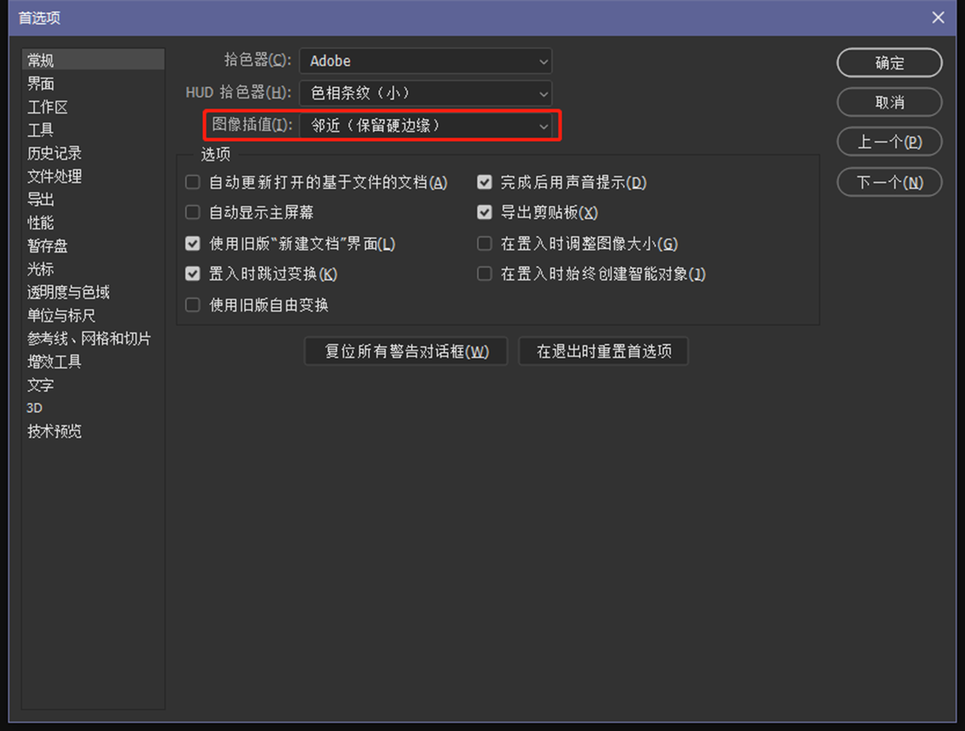
#> input picture Images/image.png, 965 x 731 px, shrunk from 1302 x 986 before the run, given in place of image.jpg, which was not available
$ python addTransparentBorder.py
#> lines starting #> are read from the running program, lines starting #| are printed output that depends on the picture

from PIL import Image
def add_border_if_needed(image_path, border_color=(255, 255, 255)):
#> called with image_path = 'path/to/your/image.jpg', border_color = (255, 255, 255)
    img = Image.open(image_path)
#> img is the input picture: PIL image 965x731 RGBA; mean R, G, B, A 55.6, 55.1, 57.6, 255
    width, height = img.size
#> width = 965; height = 731
    corners = [img.getpixel((0, 0)), img.getpixel((width-1, 0)), img.getpixel((0, height-1)), img.getpixel((width-1, height-1))]
#> corners = [(16, 16, 16, 255), (15, 15, 15, 255), (16, 16, 16, 255), (15, 15, 15, 255)]
    if all(corner == border_color for corner in corners):
        print("Image already has a border. No changes made.")
        return

    new_img = Image.new("RGB", (width+2, height+2), border_color)
#> new_img: PIL image 967x733 RGB; every value is 255
    new_img.paste(img, (1, 1))
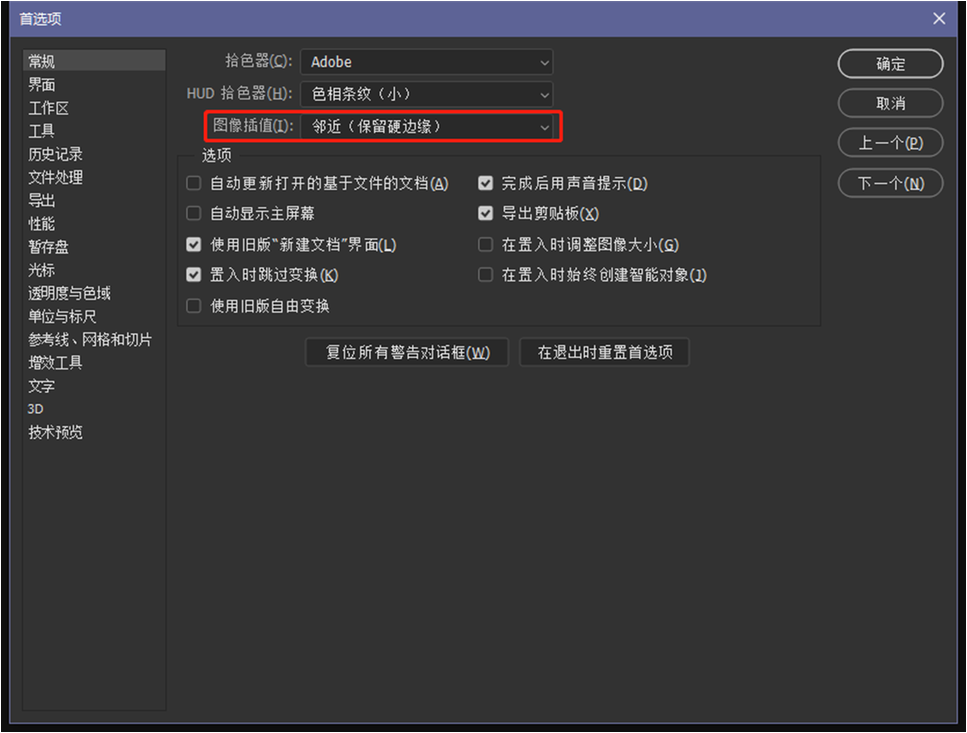
#> new_img: PIL image 967x733 RGB; mean R, G, B 56.5, 56, 58.6
    new_image_path = "bordered_" + image_path
    new_img.save(new_image_path)
    print(f"Image saved with border as {new_image_path}")
image_path = "path/to/your/image.jpg"
add_border_if_needed(image_path)

$ run again, with Images/envConfigs-1.png copied over Images/image.png
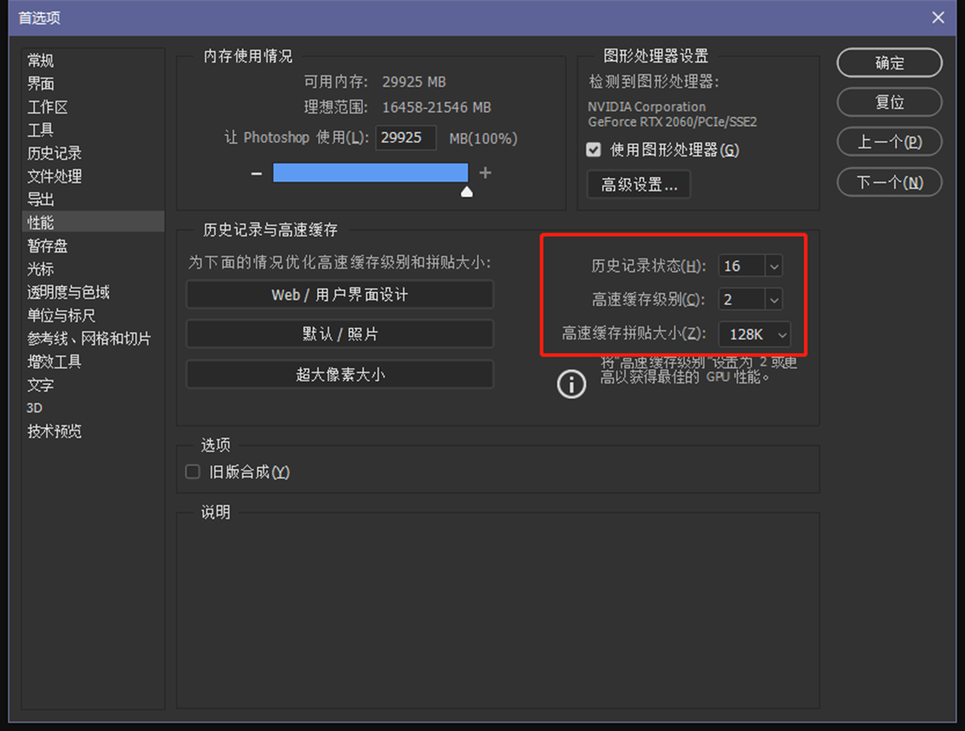
#> input picture Images/envConfigs-1.png, 965 x 731 px, shrunk from 1302 x 986 before the run, given in place of image.jpg, which was not available
#> in add_border_if_needed, img is the input picture: PIL image 965x731 RGBA; mean R, G, B, A 55.8, 55.6, 58.6, 255
#> corners = [(16, 16, 16, 255), (15, 15, 15, 255), (16, 16, 16, 255), (15, 15, 15, 255)]
#> in add_border_if_needed, `new_img.paste(img, (1, 1))`:
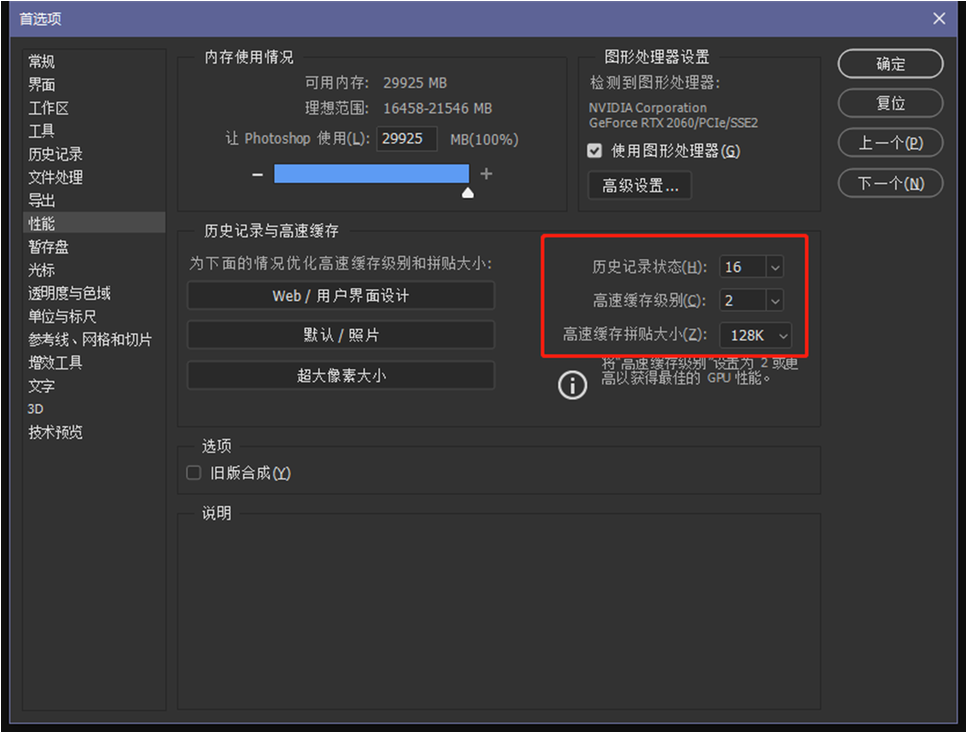
#> new_img: PIL image 967x733 RGB; mean R, G, B 56.7, 56.6, 59.5

$ run again, with Images/envConfigs-2.png copied over Images/image.png
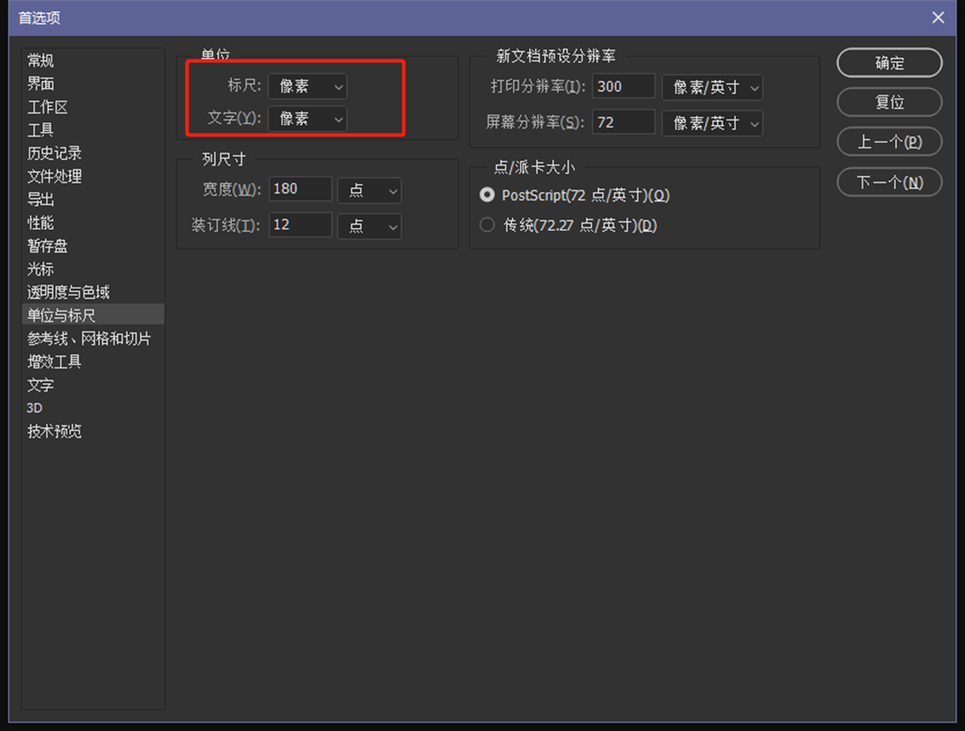
#> input picture Images/envConfigs-2.png, 965 x 731 px, shrunk from 1302 x 986 before the run, given in place of image.jpg, which was not available
#> in add_border_if_needed, img is the input picture: PIL image 965x731 RGBA; mean R, G, B, A 54.2, 53.9, 56.4, 255
#> corners = [(16, 16, 16, 255), (15, 15, 15, 255), (16, 16, 16, 255), (15, 15, 15, 255)]
#> in add_border_if_needed, `new_img.paste(img, (1, 1))`:
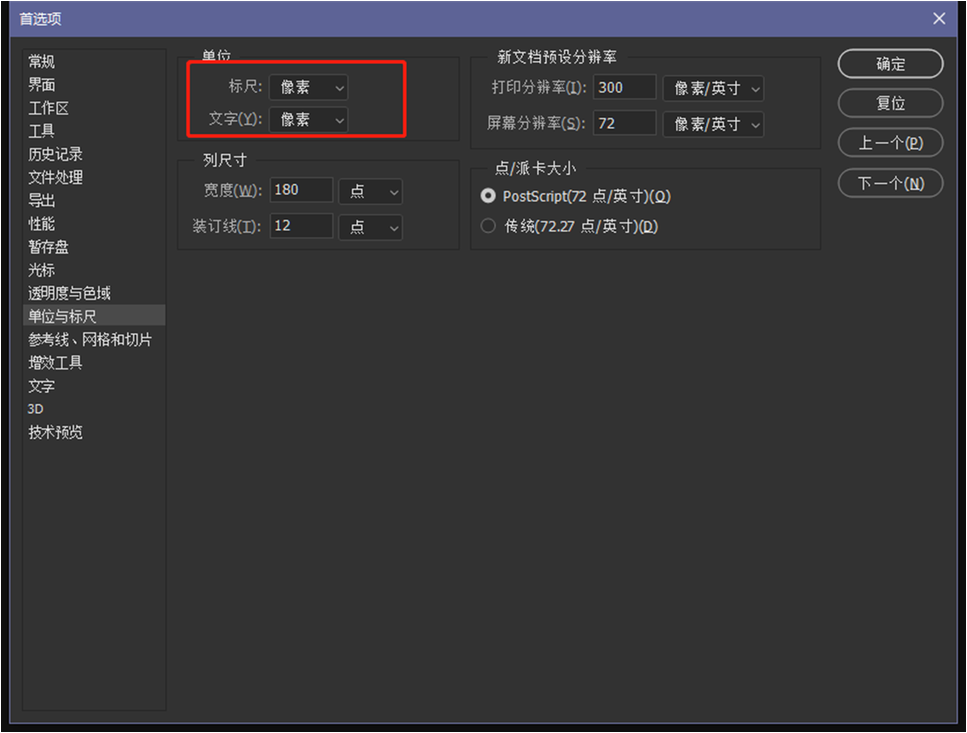
#> new_img: PIL image 967x733 RGB; mean R, G, B 55.1, 54.8, 57.4
